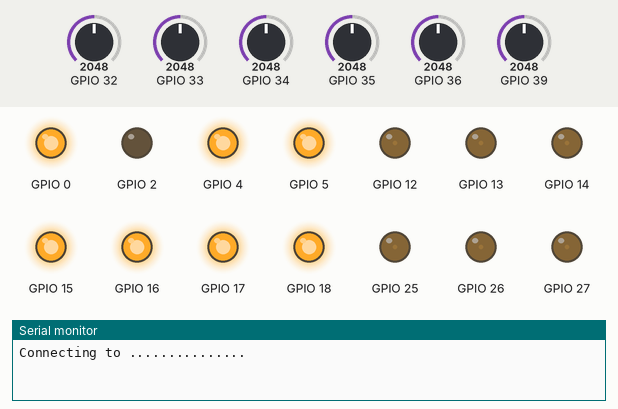
This sketch was run on a simulated ESP32. Shown: output pins drawn as LEDs (lit = HIGH), the last lines printed to the serial monitor. Dashed ring = blinking. Inputs (shaded band) come from the test bench; at power-on: GPIO 32 = 2048, GPIO 33 = 2048, GPIO 34 = 2048, GPIO 35 = 2048, GPIO 36 = 2048, GPIO 39 = 2048. WiFi joins after 1.5 s; servers stay silent unless stated.

Above: at 1.2 s.
1.3 s: GPIO 32 set to 122
At 2.12 s:
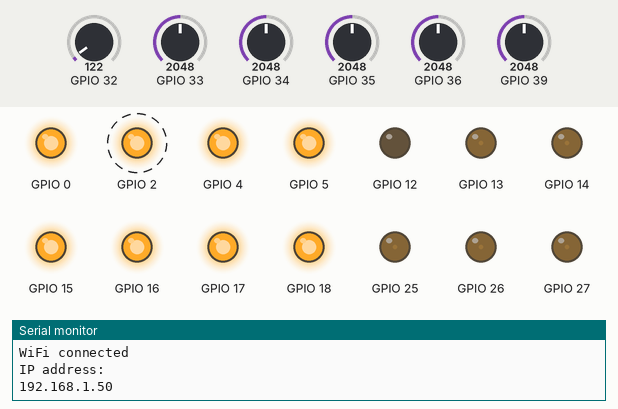
4.3 s: GPIO 33 set to 122
At 4.63 s:
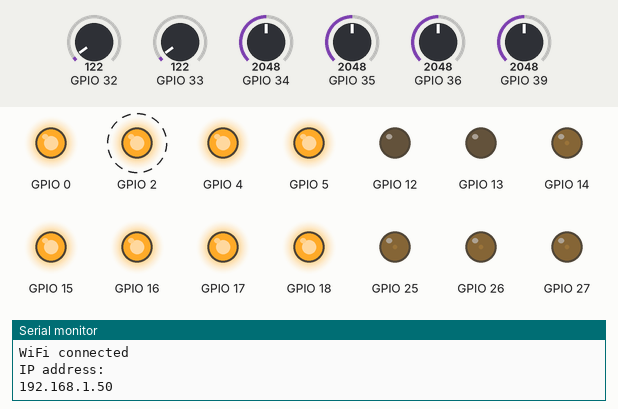
7.3 s: GPIO 34 set to 122
At 7.64 s:
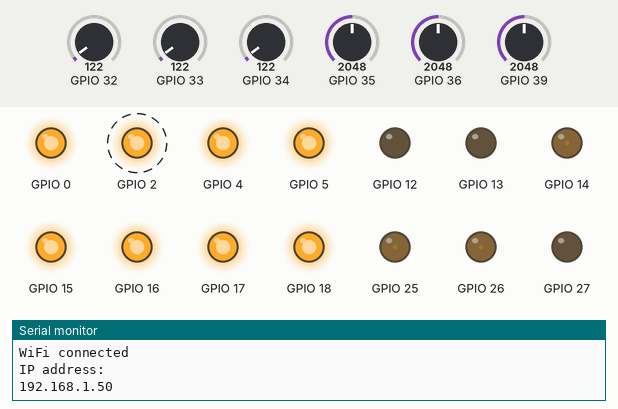
10.3 s: GPIO 35 set to 122
At 10.64 s:
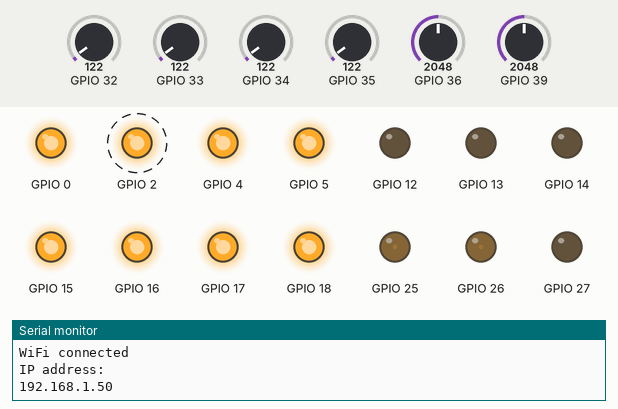
13.3 s: GPIO 36 set to 122
At 13.65 s:
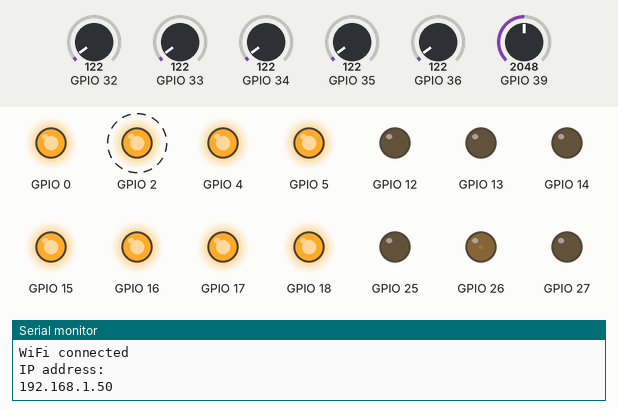
16.3 s: GPIO 39 set to 122
At 16.66 s:
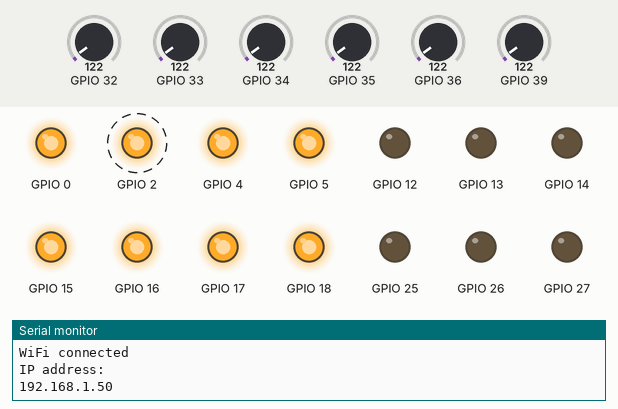
Timing chart, 0 to 20.3 s (numbered marks = the images above; inputs shaded):
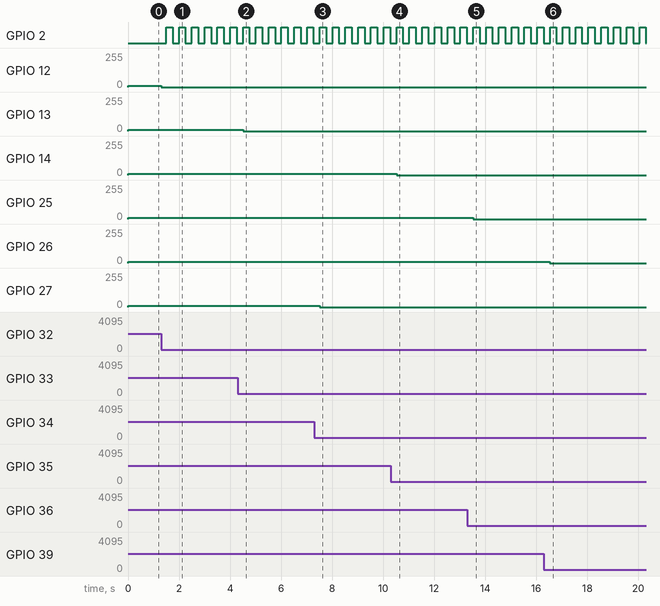

Measured:
- after the input at 1.3 s, GPIO 12: 8/255 → 0/255 at once
- after the input at 4.3 s, GPIO 13: 8/255 → 0/255 after 0.21 s
- after the input at 7.3 s, GPIO 27: 8/255 → 0/255 after 0.22 s
- after the input at 10.3 s, GPIO 14: 8/255 → 0/255 after 0.22 s
- after the input at 13.3 s, GPIO 25: 8/255 → 0/255 after 0.23 s
- after the input at 16.3 s, GPIO 26: 8/255 → 0/255 after 0.24 s
- by itself, GPIO 2: alternates HIGH for 0.25 s and LOW for 0.25 s

The sketch:

testESP32.ino
```cpp
#include <WiFi.h>

const char *ssid = "...............";
const char *password = "................";

void Blink(void);

void setup()
{
  pinMode(23, OUTPUT);
  pinMode(22, OUTPUT);
  pinMode(21, OUTPUT);
  pinMode(19, OUTPUT);
  pinMode(18, OUTPUT);
  pinMode(5, OUTPUT);
  pinMode(17, OUTPUT);
  pinMode(16, OUTPUT);
  pinMode(4, OUTPUT);
  pinMode(0, OUTPUT);
  pinMode(2, OUTPUT);
  pinMode(15, OUTPUT);
  // pinMode(8, INPUT);
  // pinMode(7, INPUT);
  // pinMode(6, INPUT);
  //  pinMode(36, OUTPUT);
  //  pinMode(39, OUTPUT);
  //  pinMode(34, OUTPUT);
  //  pinMode(35, OUTPUT);
  //  pinMode(32, OUTPUT);
  //  pinMode(33, OUTPUT);
  pinMode(25, OUTPUT);
  pinMode(26, OUTPUT);
  pinMode(27, OUTPUT);
  pinMode(14, OUTPUT);
  pinMode(12, OUTPUT);
  pinMode(13, OUTPUT);
  // pinMode(9, INPUT);
  // pinMode(10, INPUT);
  // pinMode(11, INPUT);

  digitalWrite(23, HIGH);
  digitalWrite(22, HIGH);
  digitalWrite(21, HIGH);
  digitalWrite(19, HIGH);
  digitalWrite(18, HIGH);
  digitalWrite(5, HIGH);
  digitalWrite(17, HIGH);
  digitalWrite(16, HIGH);
  digitalWrite(4, HIGH);
  digitalWrite(0, HIGH);
  //  digitalWrite(2, HIGH);
  digitalWrite(15, HIGH);
  // digitalWrite(8, HIGH);
  // digitalWrite(7, OUTPUT);
  // digitalWrite(6, OUTPUT);
  //    digitalWrite(36, HIGH);
  //    digitalWrite(39, HIGH);
  //    digitalWrite(34, HIGH);
  //    digitalWrite(35, HIGH);
  //    digitalWrite(32, HIGH);
  //    digitalWrite(33, HIGH);
  // digitalWrite(25, HIGH);
  // digitalWrite(26, HIGH);
  // digitalWrite(27, HIGH);
  // digitalWrite(14, HIGH);
  // digitalWrite(12, HIGH);
  // digitalWrite(13, HIGH);
  // digitalWrite(9, HIGH);
  // digitalWrite(10, HIGH);
  // digitalWrite(11, HIGH);
  Serial.begin(115200);
  ledcSetup(0, 5000, 12);
  ledcSetup(1, 5000, 12);
  ledcSetup(2, 5000, 12);
  ledcSetup(3, 5000, 12);
  ledcSetup(4, 5000, 12);
  ledcSetup(5, 5000, 12);
  ledcAttachPin(25, 0);
  ledcAttachPin(26, 1);
  ledcAttachPin(27, 2);
  ledcAttachPin(14, 3);
  ledcAttachPin(12, 4);
  ledcAttachPin(13, 5);

  Serial.print("Connecting to ");
  Serial.println(ssid);

  WiFi.begin(ssid, password);

  // while (WiFi.status() != WL_CONNECTED)
  // {
  //   delay(500);
  //   Serial.print(".");
  // }

  // Serial.println("");
  // Serial.println("WiFi connected");
  // Serial.println("IP address: ");
  // Serial.println(WiFi.localIP());
}
void loop()
{
  if (WiFi.status() == WL_CONNECTED)
  {
    Blink();
    Serial.println("");
    Serial.println("WiFi connected");
    Serial.println("IP address: ");
    Serial.println(WiFi.localIP());
  }

  uint8_t duty0 = map(analogRead(36), 0, 4096, 0, 255);
  ledcWrite(0, duty0);
  uint8_t duty1 = map(analogRead(39), 0, 4096, 0, 255);
  ledcWrite(1, duty1);
  uint8_t duty2 = map(analogRead(34), 0, 4096, 0, 255);
  ledcWrite(2, duty2);
  uint8_t duty3 = map(analogRead(35), 0, 4096, 0, 255);
  ledcWrite(3, duty3);
  uint8_t duty4 = map(analogRead(32), 0, 4096, 0, 255);
  ledcWrite(4, duty4);
  uint8_t duty5 = map(analogRead(33), 0, 4096, 0, 255);
  ledcWrite(5, duty5);
  // Serial.println(analogRead(36));
  // if(analogRead(36) > 2048){

  // }
  // analogWrite(25, analogRead(36));
  // analogWrite(26, analogRead(36));
  // analogWrite(27, analogRead(36));
  // analogWrite(14, analogRead(36));
  // analogWrite(12, analogRead(36));
  // analogWrite(13, analogRead(36));
}

void Blink()
{
  digitalWrite(2, HIGH);
  delay(250);
  digitalWrite(2, LOW);
  delay(250);
}
```
